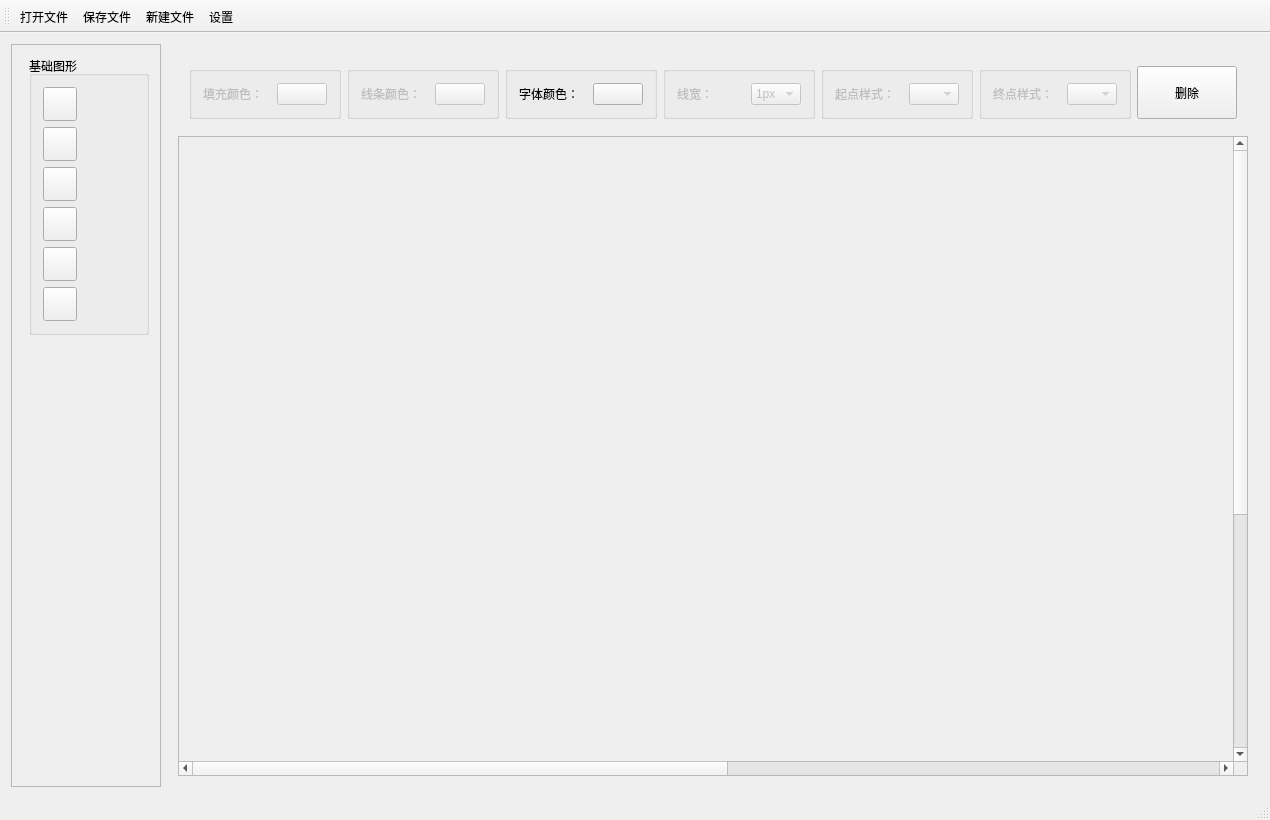
<?xml version="1.0" encoding="UTF-8"?>
<ui version="4.0">
 <class>MainWindow</class>
 <widget class="QMainWindow" name="MainWindow">
  <property name="geometry">
   <rect>
    <x>0</x>
    <y>0</y>
    <width>1270</width>
    <height>820</height>
   </rect>
  </property>
  <property name="windowTitle">
   <string>比图吧 - Untitle</string>
  </property>
  <property name="windowIcon">
   <iconset resource="res.qrc">
    <normaloff>:/img/MainIco.png</normaloff>:/img/MainIco.png</iconset>
  </property>
  <widget class="QWidget" name="centralWidget">
   <layout class="QGridLayout" name="gridLayout">
    <item row="0" column="0">
     <widget class="QScrollArea" name="scrollArea_GraphSelect">
      <property name="minimumSize">
       <size>
        <width>150</width>
        <height>0</height>
       </size>
      </property>
      <property name="maximumSize">
       <size>
        <width>150</width>
        <height>16777215</height>
       </size>
      </property>
      <property name="widgetResizable">
       <bool>true</bool>
      </property>
      <widget class="QWidget" name="scrollAreaWidgetContents">
       <property name="geometry">
        <rect>
         <x>0</x>
         <y>0</y>
         <width>148</width>
         <height>721</height>
        </rect>
       </property>
       <layout class="QFormLayout" name="formLayout">
        <item row="0" column="1">
         <widget class="QGroupBox" name="groupBox">
          <property name="minimumSize">
           <size>
            <width>100</width>
            <height>0</height>
           </size>
          </property>
          <property name="maximumSize">
           <size>
            <width>200</width>
            <height>16777215</height>
           </size>
          </property>
          <property name="title">
           <string>基础图形</string>
          </property>
          <layout class="QVBoxLayout" name="verticalLayout">
           <item>
            <widget class="QPushButton" name="chart_diam">
             <property name="minimumSize">
              <size>
               <width>34</width>
               <height>34</height>
              </size>
             </property>
             <property name="maximumSize">
              <size>
               <width>34</width>
               <height>34</height>
              </size>
             </property>
             <property name="styleSheet">
              <string notr="true">background-image: url(:/img/diamond.png);</string>
             </property>
             <property name="text">
              <string/>
             </property>
             <property name="iconSize">
              <size>
               <width>16</width>
               <height>16</height>
              </size>
             </property>
            </widget>
           </item>
           <item>
            <widget class="QPushButton" name="chart_line">
             <property name="minimumSize">
              <size>
               <width>34</width>
               <height>34</height>
              </size>
             </property>
             <property name="maximumSize">
              <size>
               <width>34</width>
               <height>34</height>
              </size>
             </property>
             <property name="styleSheet">
              <string notr="true">background-image: url(:/img/line.png);</string>
             </property>
             <property name="text">
              <string/>
             </property>
            </widget>
           </item>
           <item>
            <widget class="QPushButton" name="chart_ellipse">
             <property name="minimumSize">
              <size>
               <width>34</width>
               <height>34</height>
              </size>
             </property>
             <property name="maximumSize">
              <size>
               <width>34</width>
               <height>34</height>
              </size>
             </property>
             <property name="styleSheet">
              <string notr="true">background-image: url(:/img/Round.png);</string>
             </property>
             <property name="text">
              <string/>
             </property>
            </widget>
           </item>
           <item>
            <widget class="QPushButton" name="chart_rect">
             <property name="minimumSize">
              <size>
               <width>34</width>
               <height>34</height>
              </size>
             </property>
             <property name="maximumSize">
              <size>
               <width>34</width>
               <height>34</height>
              </size>
             </property>
             <property name="styleSheet">
              <string notr="true">background-image: url(:/img/rectangle.png);</string>
             </property>
             <property name="text">
              <string/>
             </property>
            </widget>
           </item>
           <item>
            <widget class="QPushButton" name="chart_roundrect">
             <property name="minimumSize">
              <size>
               <width>34</width>
               <height>34</height>
              </size>
             </property>
             <property name="maximumSize">
              <size>
               <width>34</width>
               <height>34</height>
              </size>
             </property>
             <property name="styleSheet">
              <string notr="true">background-image: url(:/img/Rounded_Rectangle.png);</string>
             </property>
             <property name="text">
              <string/>
             </property>
            </widget>
           </item>
           <item>
            <widget class="QPushButton" name="chart_trapezoid">
             <property name="minimumSize">
              <size>
               <width>34</width>
               <height>34</height>
              </size>
             </property>
             <property name="maximumSize">
              <size>
               <width>34</width>
               <height>34</height>
              </size>
             </property>
             <property name="styleSheet">
              <string notr="true">background-image: url(:/img/trapezoid.png);</string>
             </property>
             <property name="text">
              <string/>
             </property>
            </widget>
           </item>
          </layout>
         </widget>
        </item>
       </layout>
      </widget>
     </widget>
    </item>
    <item row="0" column="1">
     <widget class="QWidget" name="widget_2" native="true">
      <layout class="QVBoxLayout" name="verticalLayout_2">
       <item>
        <widget class="QWidget" name="StylePanel" native="true">
         <layout class="QGridLayout" name="gridLayout_4">
          <item row="0" column="2">
           <widget class="QGroupBox" name="LineColorGroup">
            <property name="enabled">
             <bool>false</bool>
            </property>
            <property name="title">
             <string/>
            </property>
            <layout class="QHBoxLayout" name="horizontalLayout_4">
             <item>
              <widget class="QLabel" name="label_3">
               <property name="text">
                <string>线条颜色：</string>
               </property>
              </widget>
             </item>
             <item>
              <widget class="QPushButton" name="LineColorButton">
               <property name="enabled">
                <bool>false</bool>
               </property>
               <property name="minimumSize">
                <size>
                 <width>50</width>
                 <height>0</height>
                </size>
               </property>
               <property name="maximumSize">
                <size>
                 <width>50</width>
                 <height>16777215</height>
                </size>
               </property>
               <property name="text">
                <string/>
               </property>
              </widget>
             </item>
            </layout>
           </widget>
          </item>
          <item row="0" column="1">
           <widget class="QGroupBox" name="FillColorGroup">
            <property name="enabled">
             <bool>false</bool>
            </property>
            <property name="title">
             <string/>
            </property>
            <layout class="QHBoxLayout" name="horizontalLayout_3">
             <item>
              <widget class="QLabel" name="label_2">
               <property name="text">
                <string>填充颜色：</string>
               </property>
              </widget>
             </item>
             <item>
              <widget class="QPushButton" name="FillColorButton">
               <property name="enabled">
                <bool>false</bool>
               </property>
               <property name="minimumSize">
                <size>
                 <width>50</width>
                 <height>0</height>
                </size>
               </property>
               <property name="maximumSize">
                <size>
                 <width>50</width>
                 <height>16777215</height>
                </size>
               </property>
               <property name="text">
                <string/>
               </property>
              </widget>
             </item>
            </layout>
           </widget>
          </item>
          <item row="0" column="4">
           <widget class="QGroupBox" name="LineWidthGroup">
            <property name="enabled">
             <bool>false</bool>
            </property>
            <property name="title">
             <string/>
            </property>
            <layout class="QHBoxLayout" name="horizontalLayout_2">
             <item>
              <widget class="QLabel" name="label">
               <property name="text">
                <string>线宽：</string>
               </property>
              </widget>
             </item>
             <item>
              <widget class="QComboBox" name="LineWidthCBox">
               <property name="enabled">
                <bool>false</bool>
               </property>
               <property name="minimumSize">
                <size>
                 <width>50</width>
                 <height>0</height>
                </size>
               </property>
               <property name="maximumSize">
                <size>
                 <width>50</width>
                 <height>16777215</height>
                </size>
               </property>
               <property name="editable">
                <bool>false</bool>
               </property>
               <item>
                <property name="text">
                 <string>1px</string>
                </property>
               </item>
               <item>
                <property name="text">
                 <string>2px</string>
                </property>
               </item>
               <item>
                <property name="text">
                 <string>3px</string>
                </property>
               </item>
               <item>
                <property name="text">
                 <string>4px</string>
                </property>
               </item>
               <item>
                <property name="text">
                 <string>5px</string>
                </property>
               </item>
               <item>
                <property name="text">
                 <string>6px</string>
                </property>
               </item>
               <item>
                <property name="text">
                 <string>7px</string>
                </property>
               </item>
               <item>
                <property name="text">
                 <string>8px</string>
                </property>
               </item>
               <item>
                <property name="text">
                 <string>9px</string>
                </property>
               </item>
               <item>
                <property name="text">
                 <string>10px</string>
                </property>
               </item>
              </widget>
             </item>
            </layout>
           </widget>
          </item>
          <item row="0" column="6">
           <widget class="QGroupBox" name="LineEndStyleGroup">
            <property name="enabled">
             <bool>false</bool>
            </property>
            <property name="title">
             <string/>
            </property>
            <layout class="QHBoxLayout" name="horizontalLayout_6">
             <item>
              <widget class="QLabel" name="label_5">
               <property name="text">
                <string>终点样式：</string>
               </property>
              </widget>
             </item>
             <item>
              <widget class="QComboBox" name="LineEndStyleCBox">
               <property name="enabled">
                <bool>false</bool>
               </property>
               <property name="minimumSize">
                <size>
                 <width>50</width>
                 <height>0</height>
                </size>
               </property>
               <property name="maximumSize">
                <size>
                 <width>50</width>
                 <height>16777215</height>
                </size>
               </property>
               <property name="editable">
                <bool>false</bool>
               </property>
               <item>
                <property name="text">
                 <string/>
                </property>
                <property name="icon">
                 <iconset resource="res.qrc">
                  <normaloff>:/img/arrow0.png</normaloff>:/img/arrow0.png</iconset>
                </property>
               </item>
               <item>
                <property name="text">
                 <string/>
                </property>
                <property name="icon">
                 <iconset resource="res.qrc">
                  <normaloff>:/img/arrow1.png</normaloff>:/img/arrow1.png</iconset>
                </property>
               </item>
               <item>
                <property name="text">
                 <string/>
                </property>
                <property name="icon">
                 <iconset resource="res.qrc">
                  <normaloff>:/img/arrow2.png</normaloff>:/img/arrow2.png</iconset>
                </property>
               </item>
               <item>
                <property name="text">
                 <string/>
                </property>
                <property name="icon">
                 <iconset resource="res.qrc">
                  <normaloff>:/img/arrow3.png</normaloff>:/img/arrow3.png</iconset>
                </property>
               </item>
              </widget>
             </item>
            </layout>
           </widget>
          </item>
          <item row="0" column="3">
           <widget class="QGroupBox" name="FontColorGroup">
            <property name="title">
             <string/>
            </property>
            <layout class="QHBoxLayout" name="horizontalLayout">
             <item>
              <widget class="QLabel" name="label_6">
               <property name="text">
                <string>字体颜色：</string>
               </property>
              </widget>
             </item>
             <item>
              <widget class="QPushButton" name="FontColorButton">
               <property name="maximumSize">
                <size>
                 <width>50</width>
                 <height>16777215</height>
                </size>
               </property>
               <property name="text">
                <string/>
               </property>
              </widget>
             </item>
            </layout>
           </widget>
          </item>
          <item row="0" column="5">
           <widget class="QGroupBox" name="LineStartStyleGroup">
            <property name="enabled">
             <bool>false</bool>
            </property>
            <property name="title">
             <string/>
            </property>
            <layout class="QHBoxLayout" name="horizontalLayout_5">
             <item>
              <widget class="QLabel" name="label_4">
               <property name="text">
                <string>起点样式：</string>
               </property>
              </widget>
             </item>
             <item>
              <widget class="QComboBox" name="LineStartStyleCBox">
               <property name="enabled">
                <bool>false</bool>
               </property>
               <property name="minimumSize">
                <size>
                 <width>50</width>
                 <height>0</height>
                </size>
               </property>
               <property name="maximumSize">
                <size>
                 <width>50</width>
                 <height>16777215</height>
                </size>
               </property>
               <property name="editable">
                <bool>false</bool>
               </property>
               <item>
                <property name="text">
                 <string/>
                </property>
                <property name="icon">
                 <iconset resource="res.qrc">
                  <normaloff>:/img/arrow0.png</normaloff>:/img/arrow0.png</iconset>
                </property>
               </item>
               <item>
                <property name="text">
                 <string/>
                </property>
                <property name="icon">
                 <iconset resource="res.qrc">
                  <normaloff>:/img/arrow1.png</normaloff>:/img/arrow1.png</iconset>
                </property>
               </item>
               <item>
                <property name="text">
                 <string/>
                </property>
                <property name="icon">
                 <iconset resource="res.qrc">
                  <normaloff>:/img/arrow2.png</normaloff>:/img/arrow2.png</iconset>
                </property>
               </item>
               <item>
                <property name="text">
                 <string/>
                </property>
                <property name="icon">
                 <iconset resource="res.qrc">
                  <normaloff>:/img/arrow3.png</normaloff>:/img/arrow3.png</iconset>
                </property>
               </item>
              </widget>
             </item>
            </layout>
           </widget>
          </item>
          <item row="0" column="7">
           <widget class="QPushButton" name="pushButton">
            <property name="maximumSize">
             <size>
              <width>100</width>
              <height>100</height>
             </size>
            </property>
            <property name="text">
             <string>删除</string>
            </property>
           </widget>
          </item>
         </layout>
        </widget>
       </item>
       <item>
        <widget class="QScrollArea" name="scrollArea_Painter">
         <property name="widgetResizable">
          <bool>true</bool>
         </property>
         <widget class="QWidget" name="scrollAreaWidgetContents_main">
          <property name="geometry">
           <rect>
            <x>0</x>
            <y>0</y>
            <width>2018</width>
            <height>1018</height>
           </rect>
          </property>
          <layout class="QGridLayout" name="gridLayout_2">
           <item row="1" column="0">
            <widget class="FlowChart" name="flowChart_widget" native="true">
             <property name="minimumSize">
              <size>
               <width>2000</width>
               <height>1000</height>
              </size>
             </property>
            </widget>
           </item>
          </layout>
         </widget>
        </widget>
       </item>
      </layout>
     </widget>
    </item>
   </layout>
  </widget>
  <widget class="QMenuBar" name="menuBar">
   <property name="geometry">
    <rect>
     <x>0</x>
     <y>0</y>
     <width>1270</width>
     <height>23</height>
    </rect>
   </property>
  </widget>
  <widget class="QToolBar" name="mainToolBar">
   <property name="windowTitle">
    <string>比图吧 - Untitle</string>
   </property>
   <attribute name="toolBarArea">
    <enum>TopToolBarArea</enum>
   </attribute>
   <attribute name="toolBarBreak">
    <bool>false</bool>
   </attribute>
   <addaction name="actionOpenFile"/>
   <addaction name="actionSaveFile"/>
   <addaction name="actionNewFile"/>
   <addaction name="actionSetting"/>
  </widget>
  <widget class="QStatusBar" name="statusBar"/>
  <action name="actionSetting">
   <property name="icon">
    <iconset theme="Setting" resource="res.qrc">
     <normaloff>:/img/settings.png</normaloff>:/img/settings.png</iconset>
   </property>
   <property name="text">
    <string>设置</string>
   </property>
  </action>
  <action name="actionOpenFile">
   <property name="icon">
    <iconset resource="res.qrc">
     <normaloff>:/img/file_open.png</normaloff>:/img/file_open.png</iconset>
   </property>
   <property name="text">
    <string>打开文件</string>
   </property>
   <property name="toolTip">
    <string>打开文件</string>
   </property>
   <property name="shortcut">
    <string>Ctrl+O</string>
   </property>
  </action>
  <action name="actionNewFile">
   <property name="icon">
    <iconset resource="res.qrc">
     <normaloff>:/img/file_add.png</normaloff>:/img/file_add.png</iconset>
   </property>
   <property name="text">
    <string>新建文件</string>
   </property>
   <property name="toolTip">
    <string>新建文件</string>
   </property>
   <property name="shortcut">
    <string>Ctrl+N</string>
   </property>
  </action>
  <action name="actionCloseFile">
   <property name="icon">
    <iconset resource="res.qrc">
     <normaloff>:/img/file_delete.png</normaloff>:/img/file_delete.png</iconset>
   </property>
   <property name="text">
    <string>关闭文件</string>
   </property>
   <property name="toolTip">
    <string>关闭文件</string>
   </property>
   <property name="shortcut">
    <string>Ctrl+D</string>
   </property>
  </action>
  <action name="actionSaveFile">
   <property name="icon">
    <iconset resource="res.qrc">
     <normaloff>:/img/file_save.png</normaloff>:/img/file_save.png</iconset>
   </property>
   <property name="text">
    <string>保存文件</string>
   </property>
   <property name="toolTip">
    <string>保存文件</string>
   </property>
   <property name="shortcut">
    <string>Ctrl+S</string>
   </property>
  </action>
 </widget>
 <layoutdefault spacing="6" margin="11"/>
 <customwidgets>
  <customwidget>
   <class>FlowChart</class>
   <extends>QWidget</extends>
   <header location="global">flowchart.h</header>
   <container>1</container>
  </customwidget>
 </customwidgets>
 <resources>
  <include location="res.qrc"/>
 </resources>
 <connections/>
</ui>
